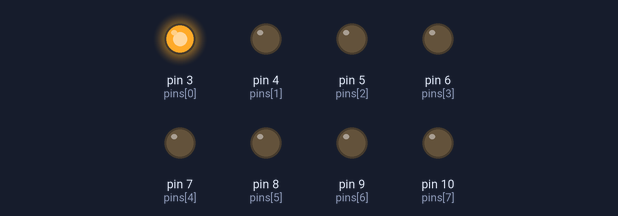
The sketch below on a simulated Arduino Uno, built with avr-gcc and run on an emulated ATmega328P. Parts: output pins drawn as LEDs (lit = HIGH).

Above: at 0.02 s.
At 0.42 s:
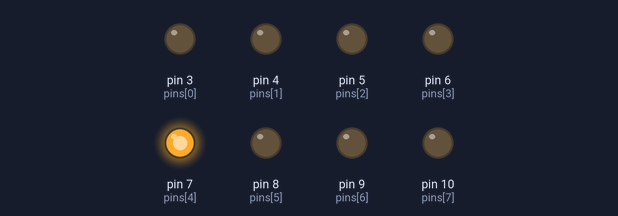
At 0.82 s:
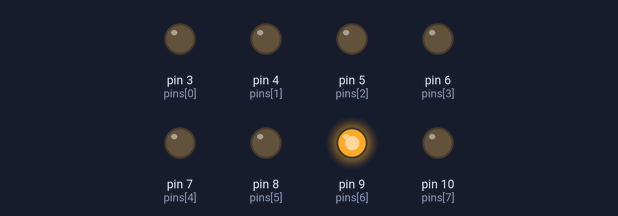
At 1.62 s:
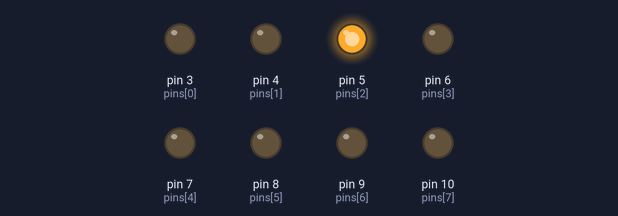
At 2.32 s:
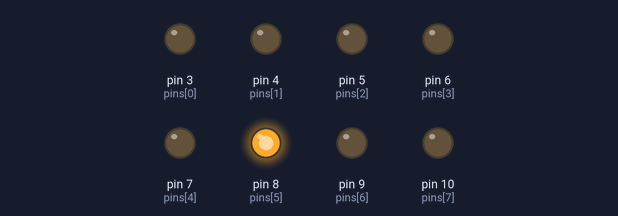
At 3.17 s:
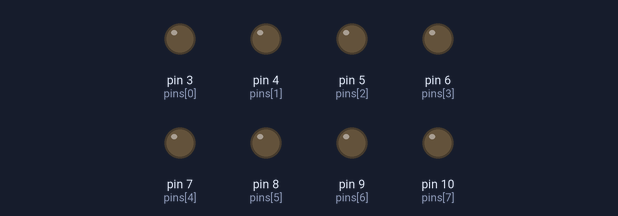
Timing chart, 0 to 3.5 s (numbered marks = the images above):
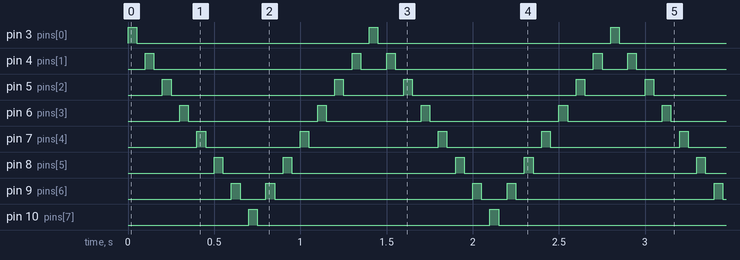

Measured:
- by itself, pin 3 (pins[0]), pin 10 (pins[7]): alternates HIGH for 0.05 s and LOW for 1.4 s
- by itself, pin 4 (pins[1]): repeats every 1.4 s: LOW 1.2 s, HIGH 0.05 s, LOW 0.15 s, HIGH 0.05 s
- by itself, pin 5 (pins[2]): repeats every 1.4 s: LOW 0.95 s, HIGH 0.05 s, LOW 0.35 s, HIGH 0.05 s
- by itself, pin 6 (pins[3]): repeats every 1.4 s: LOW 0.75 s, HIGH 0.05 s, LOW 0.55 s, HIGH 0.05 s
- by itself, pin 7 (pins[4]): repeats every 1.4 s: LOW 0.55 s, HIGH 0.05 s, LOW 0.75 s, HIGH 0.05 s
- by itself, pin 8 (pins[5]): repeats every 1.4 s: LOW 0.35 s, HIGH 0.05 s, LOW 0.95 s, HIGH 0.05 s
- by itself, pin 9 (pins[6]): repeats every 1.4 s: LOW 0.15 s, HIGH 0.05 s, LOW 1.2 s, HIGH 0.05 s

The sketch:

sketch_sep04d.ino
```cpp
int pins[] = {3,4,5,6,7,8,9,10};

void setup() {
  int i;
  for(i=0;i<8;i++) {
    pinMode(pins[i], OUTPUT);
  }

}
void loop() {
  static int i = 1;
  int j;
  if(i == 1)
  {
    for(j=0; j<7;j++)
    {
      digitalWrite(j+3, HIGH);
      delay(50);
      digitalWrite(j+3, LOW);
      delay(50);
    }
    i = 0;
  }
  else if(i == 0)
  {
    for(j=7; j>0;j--)
    {
      digitalWrite(j+3, HIGH);
      delay(50);
      digitalWrite(j+3, LOW);
      delay(50);
    }
    i = 1;
  }


}
```
